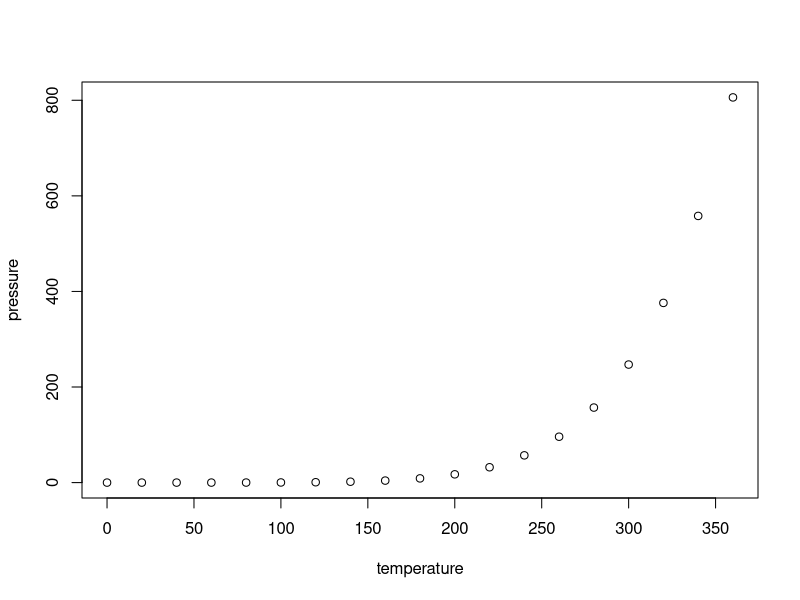
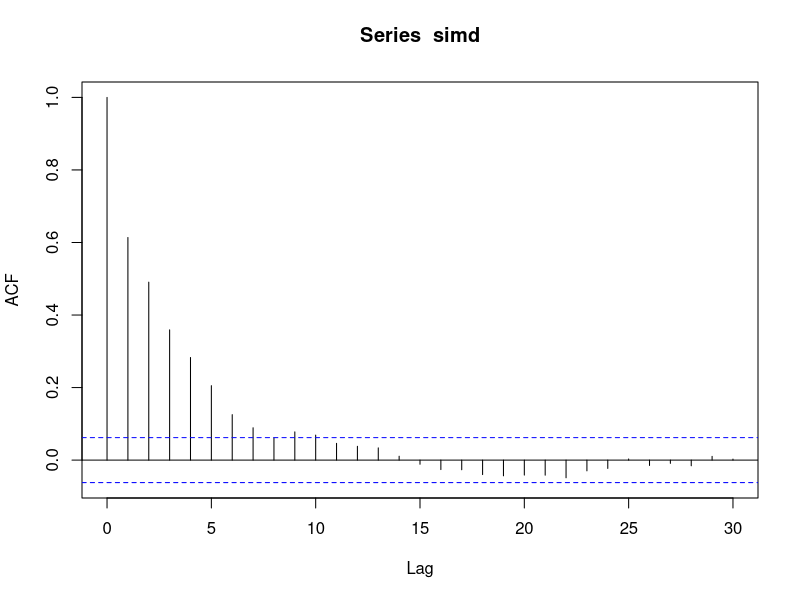
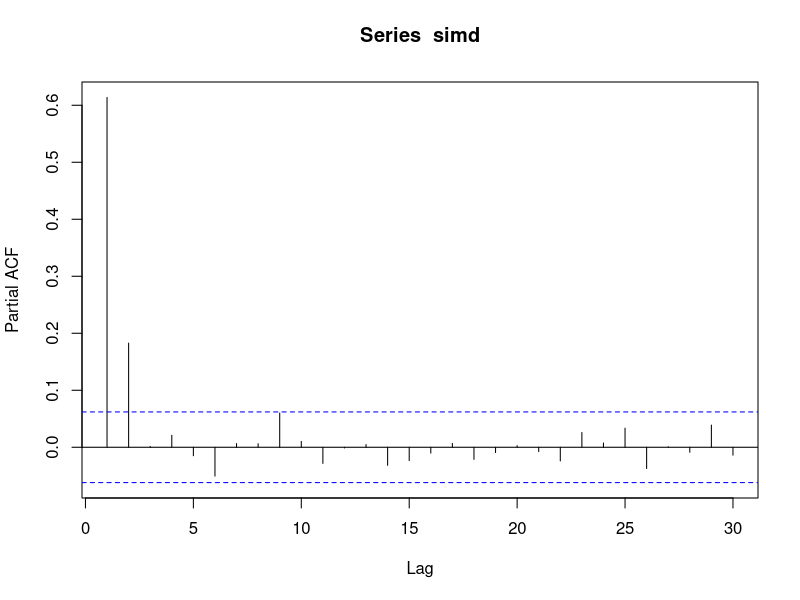
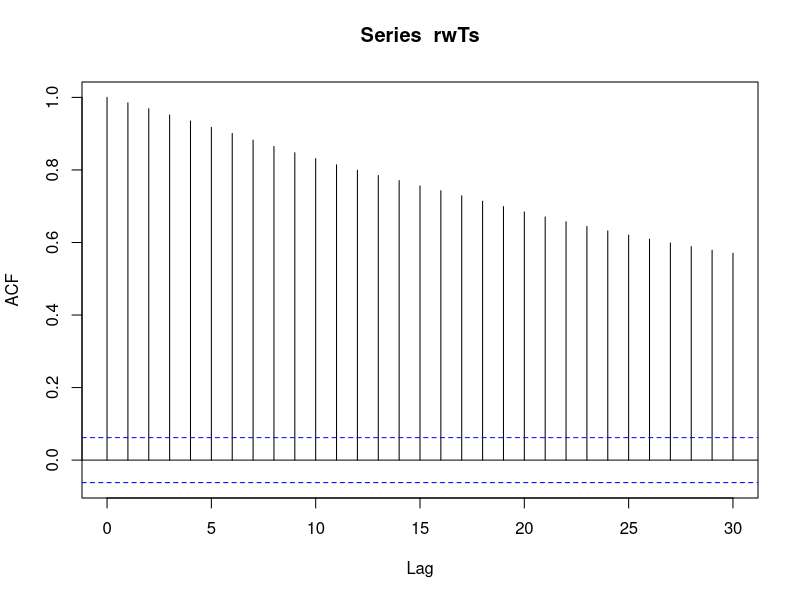
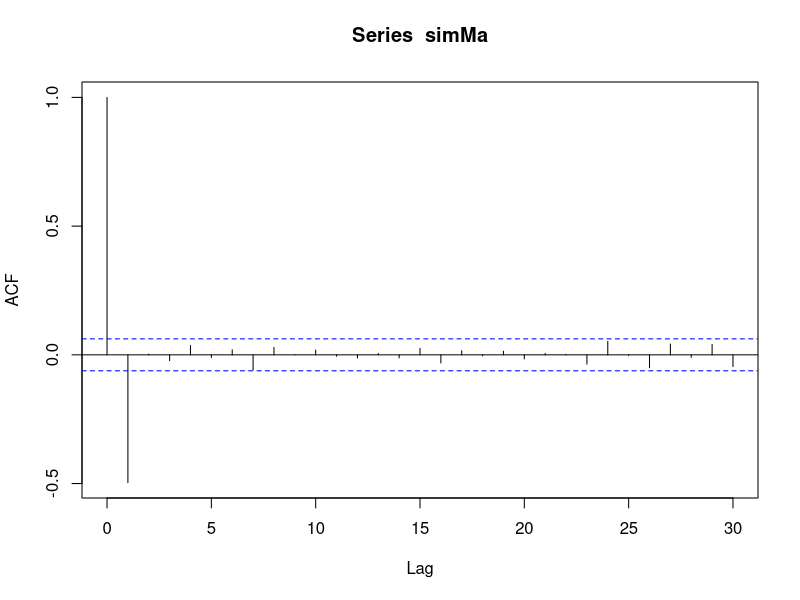
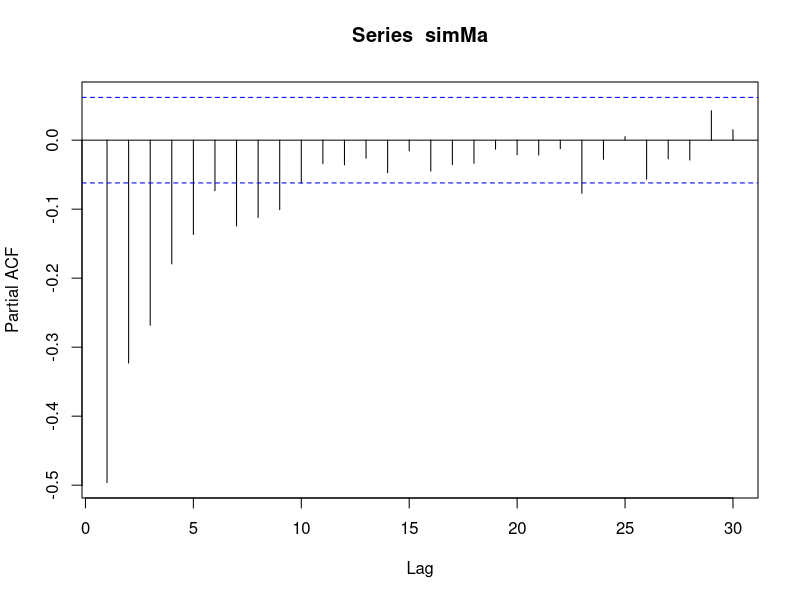

Write the R code that produced these figures, in order.
## ---- chunk 1
knitr::opts_chunk$set(echo = TRUE)
## ---- chunk 2
summary(cars)
## ---- chunk 3
plot(pressure)
## ---- chunk 4
?polyroot
polyroot(c(0.7, -0.9, 1))
## ---- chunk 5
simd <- arima.sim(1000, model = list(ar = c(0.5, 0.2)))
acf(simd)
pacf(simd)
## ---- chunk 6
library(xts)
x <- rnorm(1000)
xRw <- cumsum(x)
rwTs <- xts(xRw, order.by = seq(as.Date("2020-12-12"), by = "day", length.out = 1000))
acf(rwTs)
## ---- chunk 7
simMa <- arima.sim(1000, model = list(ma = c(-0.9)))
acf(simMa)
pacf(simMa)
